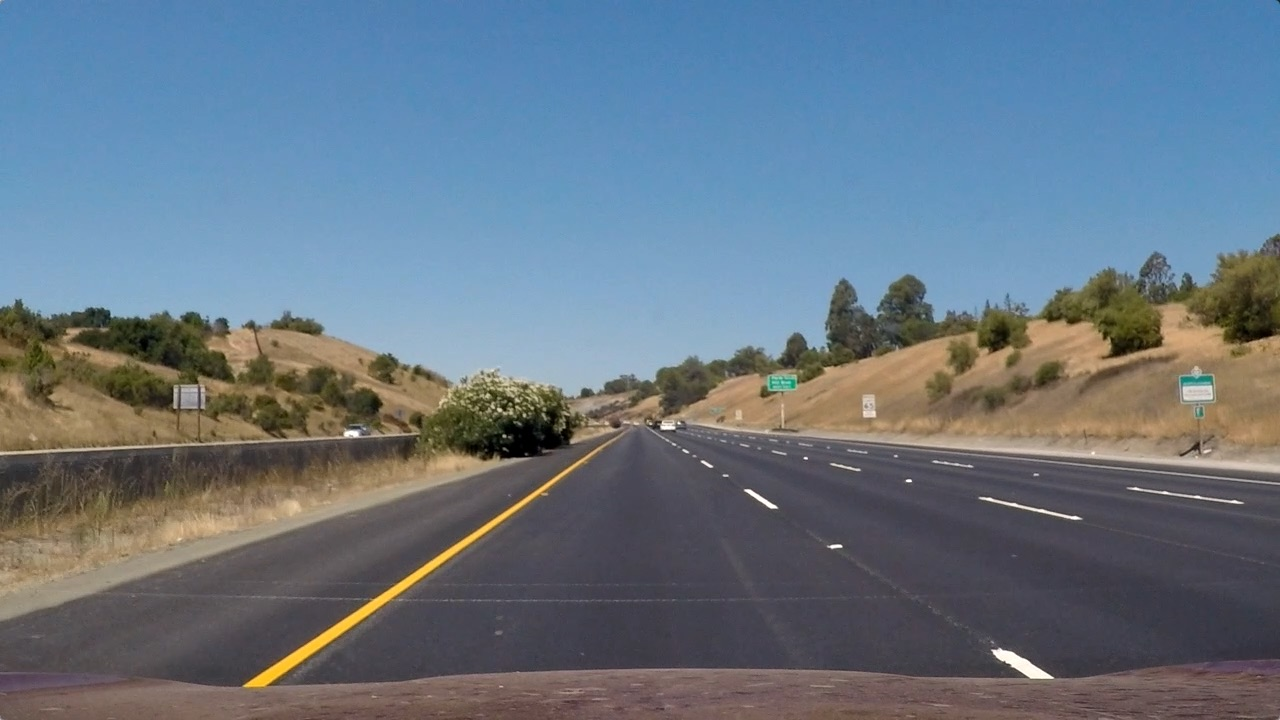
#> input picture Advanced-Lane-Lines/test_images/straight_lines1.jpg, 1280 x 720 px; its folder holds only this picture in this run
$ python bnconv.py   (older library calls are emulated)
#> lines starting #> are read from the running program, lines starting #| are printed output that depends on the picture; after the words box and inside, x2 and y2 are one past the last pixel; in counts of white or black regions, pixels touching at a corner belong together
#> further down, image is the input picture: shape (720, 1280, 3); mean B, G, R 131.2, 117.7, 103.2
#/usr/bin/python!
import cv2
import matplotlib.pyplot as plt
import pickle
from glob import glob
from sys import exit
import numpy as np
from tqdm import trange

def convert2binary(image, thr=150 ):
#> called with thr = 150
    alfa = 1.0
    beta = 1.0
    lamb = 0.0
    HSV = cv2.cvtColor(image, cv2.COLOR_BGR2HSV)
#> HSV: shape (720, 1280, 3); mean H, S, V 85.5, 85, 143.4
    hsv_H,hsv_S,hsv_V = cv2.split(HSV)
    HLS = cv2.cvtColor(image, cv2.COLOR_BGR2HLS)
#> HLS: shape (720, 1280, 3); mean of channels 0, 1, 2 85.5, 117, 67
    hls_H,hls_L,hls_S = cv2.split(HLS)
    #
    #r = image[:,:,2]
    #r_bin = np.zeros_like(r)
    #r_bin[r > 100] = 255
    #
    gray = cv2.cvtColor(image, cv2.COLOR_BGR2GRAY)

    sobelx = cv2.Sobel(gray, cv2.CV_64F, 1, 0)
    sobely = cv2.Sobel(gray, cv2.CV_64F, 0, 1)
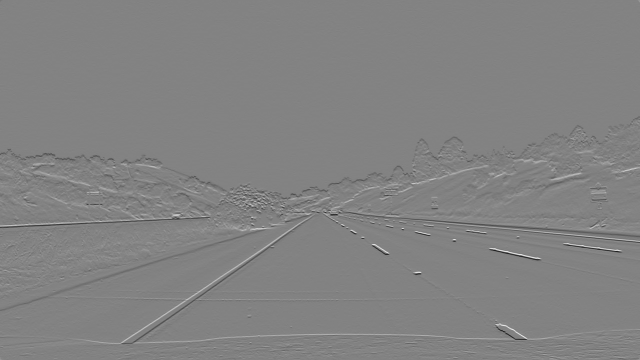
#> sobely: shape (720, 1280) float64 (shown at 1/2 size); min -776, max 740, mean -0.3; drawn with min black and max white
    gradmag = np.abs(sobelx)+np.abs(sobely)
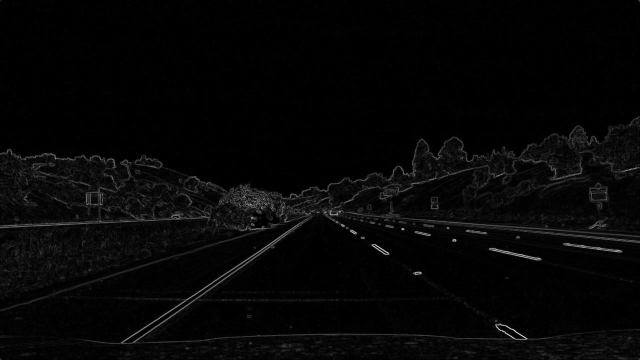
#> gradmag: shape (720, 1280) float64 (shown at 1/2 size); min 0, max 1082, mean 28.9; drawn with min black and max white
    scale = gradmag.max()/255
#> scale = 4.24
    gradmag = gradmag/scale

    final_img = cv2.addWeighted(hls_S, alfa, hsv_S, beta, lamb)
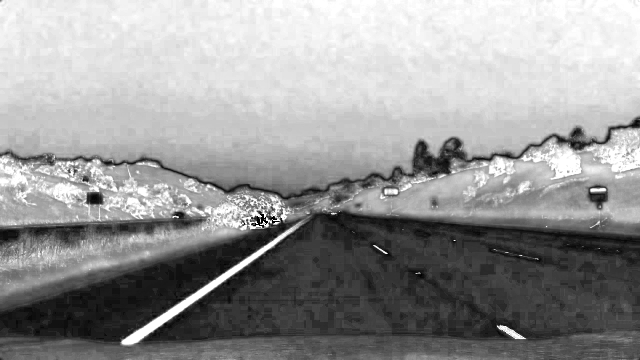
#> final_img: shape (720, 1280) (shown at 1/2 size); min 0, max 255, mean 150.4
    binary = np.zeros_like(final_img)
    binary[(final_img > 200) | (gradmag > 120)] = 255
    return binary


if __name__ == '__main__':
    # read test image
    filenames = glob('./test_images/*.jpg')
    for i in trange(len(filenames)):
        image = cv2.imread(filenames[i])
        binary = convert2binary(image)
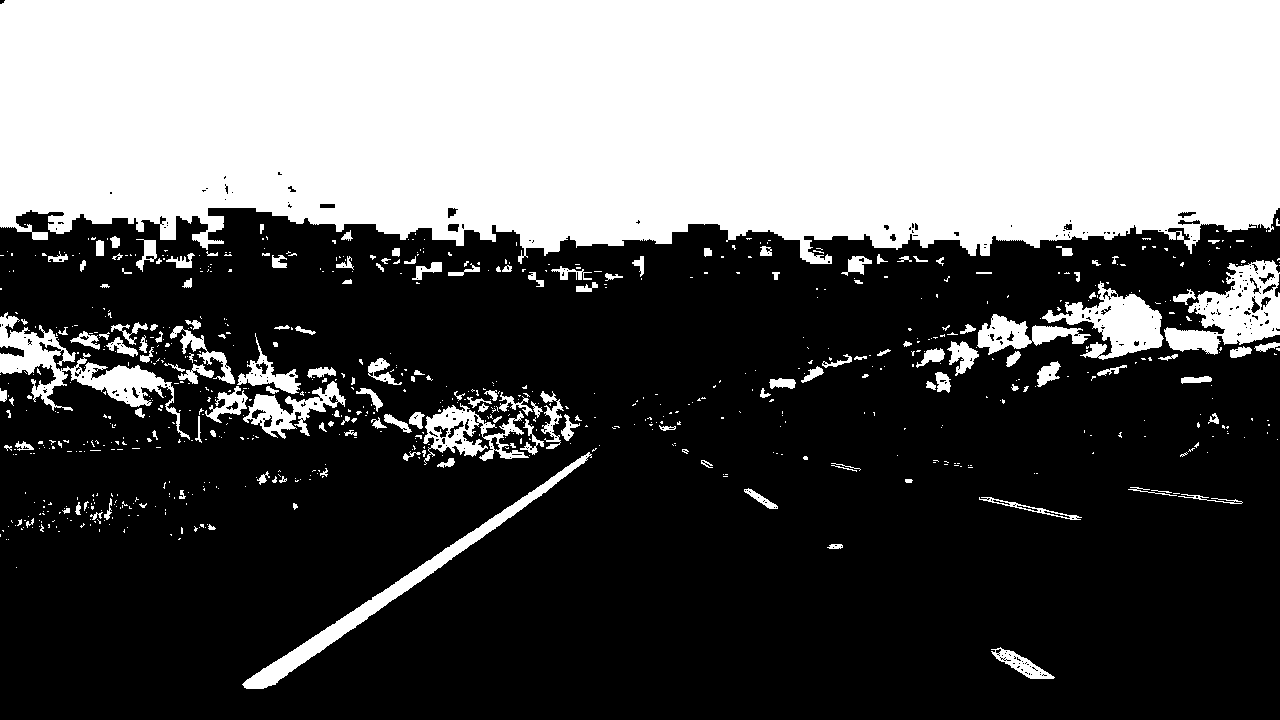
#> binary: shape (720, 1280); 37.4% white; 789 white regions (627 under 20 px), largest, box (x1, y1, x2, y2) and area: (0, 0, 1280, 264) 298315, (1164, 260, 1280, 355) 5506, (0, 312, 190, 440) 5298
        ret = cv2.imwrite('./undist2/bianry{:02d}.jpg'.format(i), binary)


    # [25 lines of commented-out code are left out]
"""

# Convert to HLS color space and separate the S channel
# Note: img is the undistorted image
hls = cv2.cvtColor(img, cv2.COLOR_BGR2HLS)
s_channel = hls[:,:,2]

# Grayscale image
# NOTE: we already saw that standard grayscaling lost color information for the lane lines
# Explore gradients in other colors spaces / color channels to see what might work better
gray = cv2.cvtColor(img, cv2.COLOR_BGR2GRAY)

# Sobel x
sobelx = cv2.Sobel(gray, cv2.CV_64F, 1, 0) # Take the derivative in x
abs_sobelx = np.absolute(sobelx) # Absolute x derivative to accentuate lines away from horizontal
scaled_sobel = np.uint8(255*abs_sobelx/np.max(abs_sobelx))

# Threshold x gradient
thresh_min = 20
thresh_max = 100
sxbinary = np.zeros_like(scaled_sobel)
sxbinary[(scaled_sobel >= thresh_min) & (scaled_sobel <= thresh_max)] = 1

# Threshold color channel
s_thresh_min = 170
s_thresh_max = 255
s_binary = np.zeros_like(s_channel)
s_binary[(s_channel >= s_thresh_min) & (s_channel <= s_thresh_max)] = 1

# Stack each channel to view their individual contributions in green and blue respectively
# This returns a stack of the two binary images, whose components you can see as different colors
color_binary = np.dstack(( np.zeros_like(sxbinary), sxbinary, s_binary))

# Combine the two binary thresholds
combined_binary = np.zeros_like(sxbinary)
combined_binary[(s_binary == 1) | (sxbinary == 1)] = 1

# Plotting thresholded images
f, (ax1, ax2) = plt.subplots(1, 2, figsize=(20,10))
ax1.set_title('Stacked thresholds')
ax1.imshow(color_binary)

ax2.set_title('Combined S channel and gradient thresholds')
ax2.imshow(combined_binary, cmap='gray')


"""

$ run again, on Advanced-Lane-Lines/test_images/test3.jpg
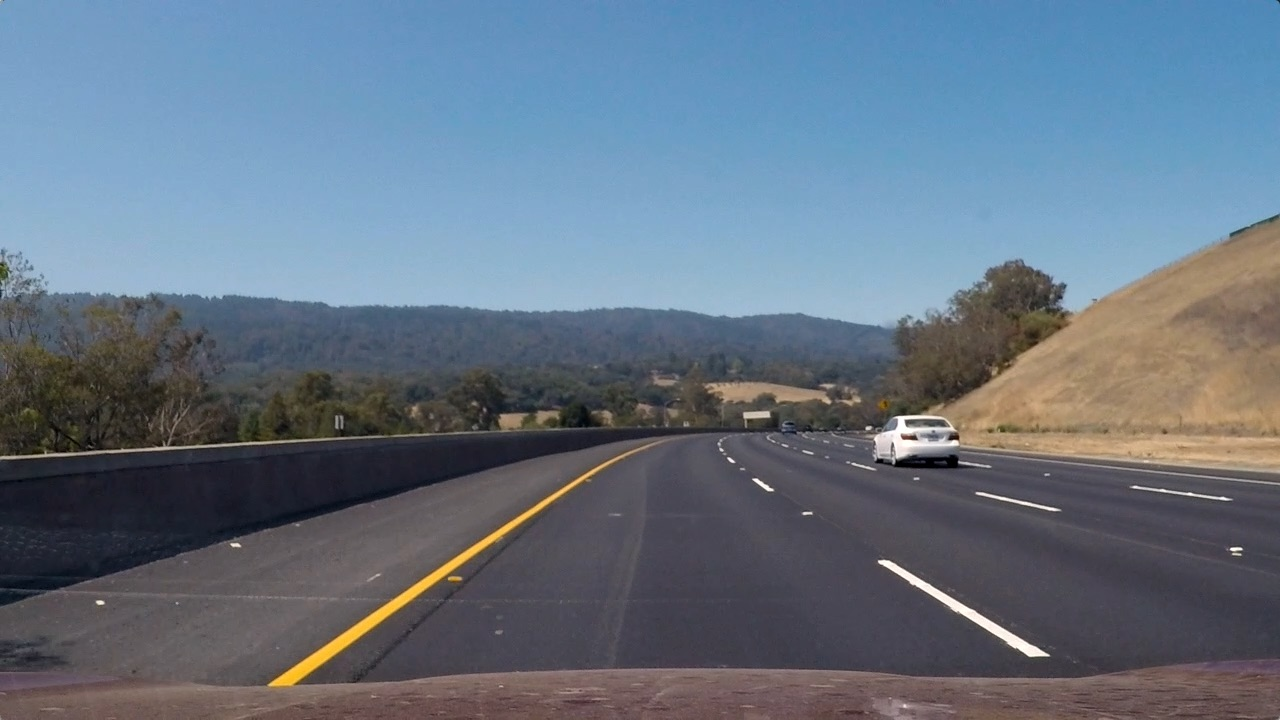
#> input picture Advanced-Lane-Lines/test_images/test3.jpg, 1280 x 720 px
#> image is the input picture: shape (720, 1280, 3); mean B, G, R 130.7, 115.3, 101.1
#> HSV: shape (720, 1280, 3); mean H, S, V 94.8, 72.6, 137.9
#> HLS: shape (720, 1280, 3); mean of channels 0, 1, 2 94.8, 115.7, 62.1
#> in convert2binary, `gradmag = np.abs(sobelx)+np.abs(sobely)`:
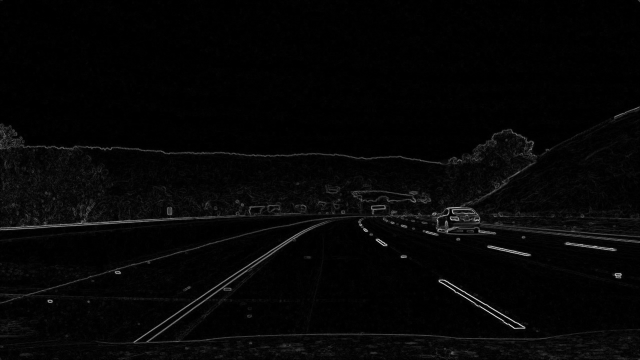
#> gradmag: shape (720, 1280) float64 (shown at 1/2 size); min 0, max 1036, mean 25.3; drawn with min black and max white
#> scale = 4.06
#> `binary = convert2binary(image)`:
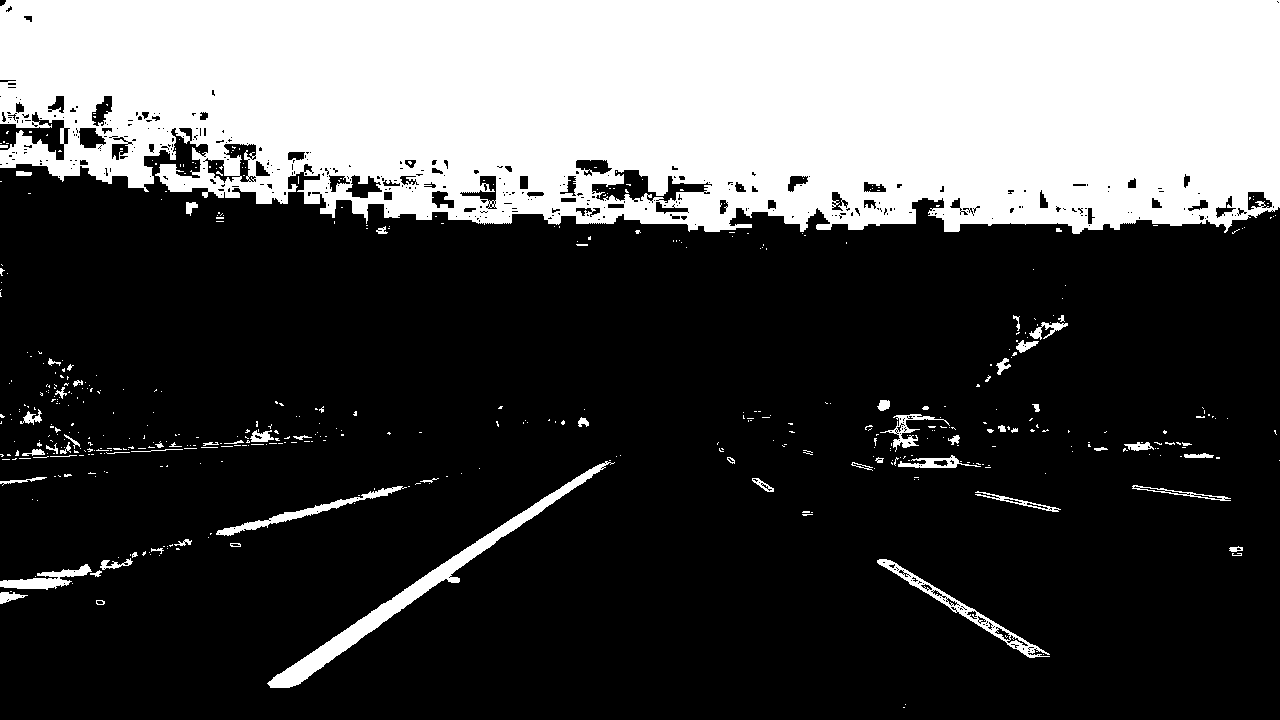
#> binary: shape (720, 1280); 29.7% white; 509 white regions (443 under 20 px), largest, box (x1, y1, x2, y2) and area: (0, 0, 1280, 234) 258147, (267, 461, 615, 688) 5390, (877, 559, 1050, 658) 1573

$ run again, on Advanced-Lane-Lines/test_images/test4.jpg
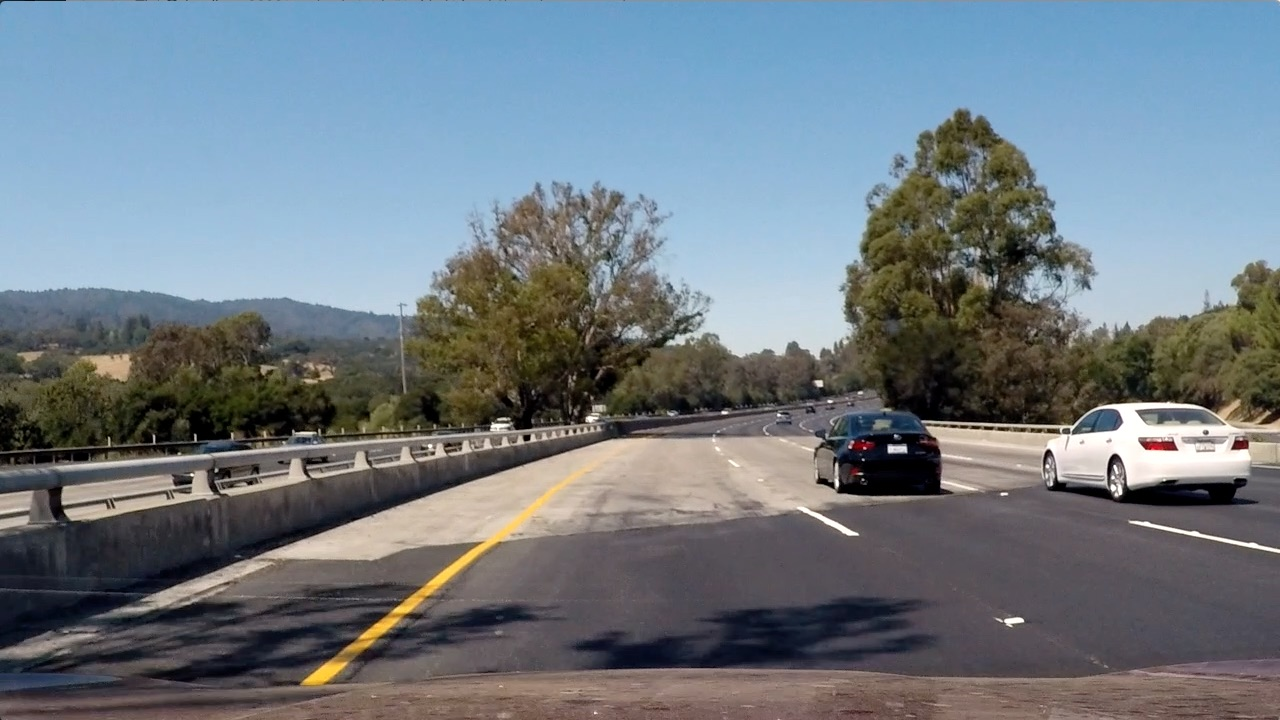
#> input picture Advanced-Lane-Lines/test_images/test4.jpg, 1280 x 720 px
#> image is the input picture: shape (720, 1280, 3); mean B, G, R 130.9, 122.7, 112.2
#> HSV: shape (720, 1280, 3); mean H, S, V 80.5, 71.4, 140.7
#> HLS: shape (720, 1280, 3); mean of channels 0, 1, 2 80.5, 121.4, 71.8
#> in convert2binary, `gradmag = np.abs(sobelx)+np.abs(sobely)`:
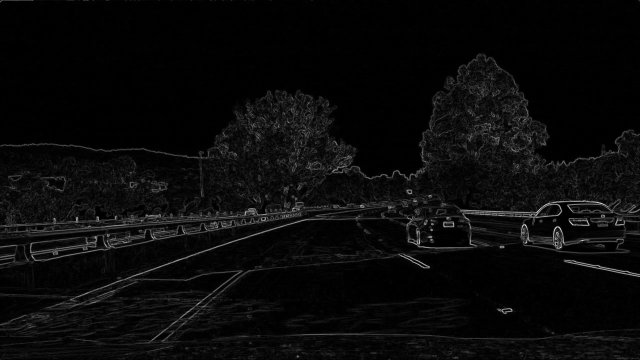
#> gradmag: shape (720, 1280) float64 (shown at 1/2 size); min 0, max 1184, mean 48.2; drawn with min black and max white
#> scale = 4.64
#> `binary = convert2binary(image)`:
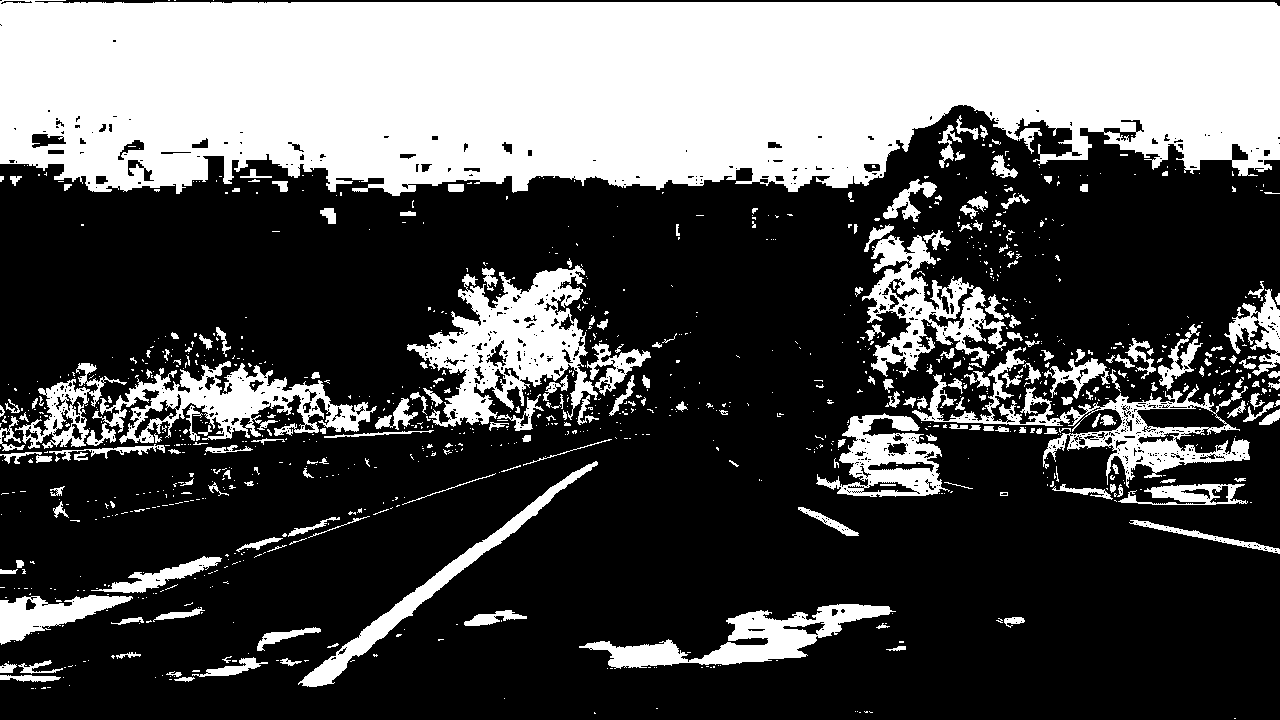
#> binary: shape (720, 1280); 32.8% white; 1118 white regions (884 under 20 px), largest, box (x1, y1, x2, y2) and area: (0, 0, 1280, 196) 210700, (407, 265, 598, 427) 13521, (92, 361, 377, 444) 8530
